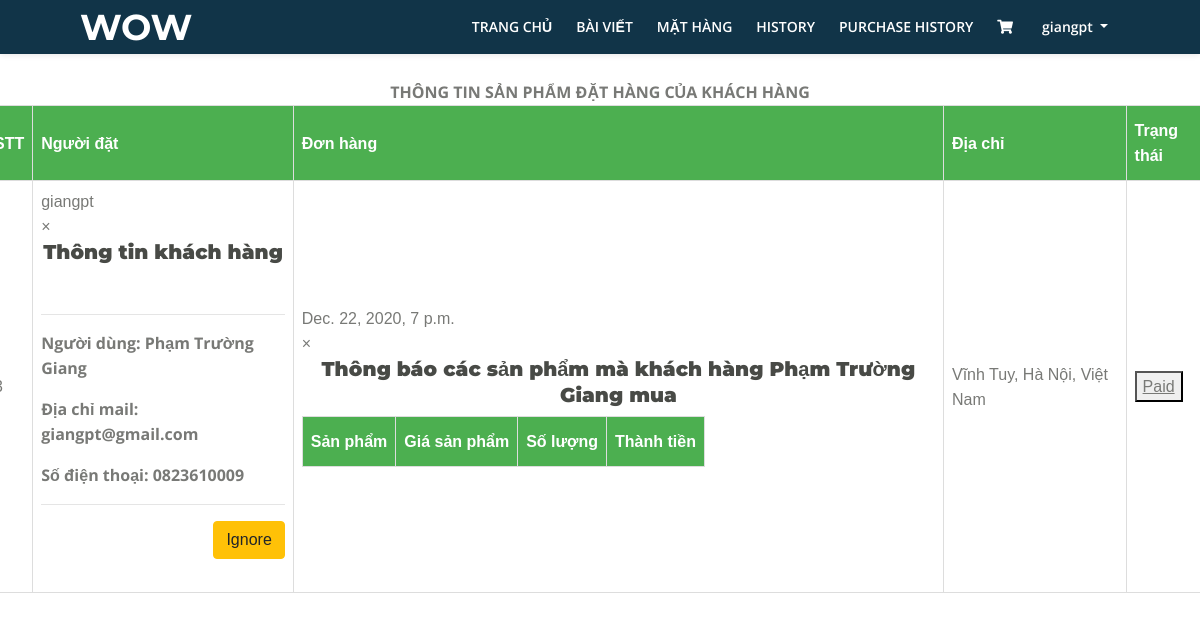
Before: /manager/ (signed in) with the older database file.
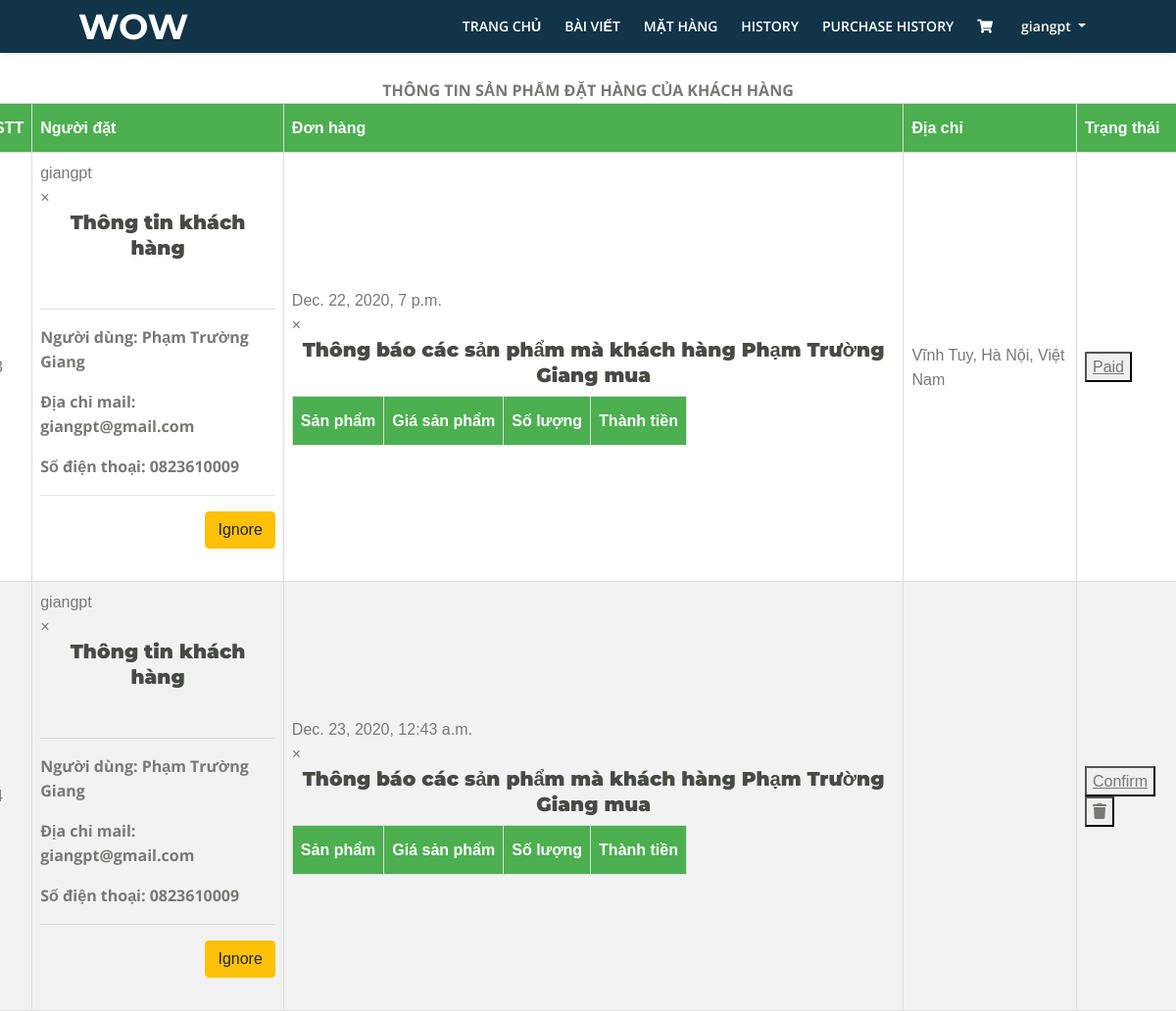
After: the same page with the newer database file.
### Page/models.py (models this page shows, shortened)
class Order(models.Model):
    id_cart = models.ForeignKey(Cart, on_delete=models.CASCADE, null=True, blank=True)
    id_user = models.ForeignKey(User, on_delete=models.CASCADE, null=True, blank=True)
    status_choice = (
        ('pending', 'pending'),
        ('confirm', 'confirm'),
        ('paid', 'paid'),
        ('shipping', 'shipping'),
        ('completed', 'completed'),
    )
    status = models.CharField(max_length=10, choices=status_choice, null=True, blank=True)
    address = models.TextField(max_length=1000, null=True, blank=True)

class Customer(models.Model):
    user = models.OneToOneField(User, on_delete=models.CASCADE, null=True, blank=True)
    type_choice = (
        ('AD', 'Admin'),
        ('MN', 'Manager'),
        ('US', 'User'),
    )
    type = models.CharField(max_length=10, choices=type_choice, default='US')
    name = models.TextField(max_length=100, default='')
    phone = models.IntegerField(null=True, blank=True)

class Cart(models.Model):
    id_user = models.ForeignKey(User, on_delete=models.CASCADE, null=True, blank=True)
    total_price = models.IntegerField(null=True, blank=True)
    CreateAt = models.DateTimeField(auto_now=True)
    is_new = models.BooleanField(default=True)
    is_pending = models.BooleanField(default=True)

### Page/views.py (the view)
# urls.py: url(r'^manager/$', ManagerView.as_view(), name='page_Manager'),
class ManagerView(TemplateView, LoginRequiredMixin):
    login_url = '/'
    template_name = '../Templates/Manager_View.html'
    def get(self, request):
        if request.user.is_authenticated():
            order = Order.objects.all()
            content = {
                'order': order,
            }
            return render(request, self.template_name, content)
        else:
            return HttpResponseRedirect(reverse('Page:page_login'))

### Templates/Manager_View.html (shortened to what this page needs)
<!DOCTYPE html>
<html lang="en">
<head>
    {% load static %}
    <link href="{% static 'css/bootstrap.css' %}" rel="stylesheet">
    <link href="{% static 'css/fontawesome-all.css' %}" rel="stylesheet">
    <link href="{% static 'css/swiper.css' %}" rel="stylesheet">
	<link href="{% static 'css/magnific-popup.css' %}" rel="stylesheet">
	<link href="{% static 'css/styles_base_UI_home.css' %}" rel="stylesheet">
</head>
<body>
    {% include 'NavigationBar/nav_User_or_Manager.html' %}
    <div class="row management-board">
        <div class="panel panel-info">
            <div class="panel-heading" align="center"><b>THÔNG TIN SẢN PHẨM ĐẶT HÀNG CỦA KHÁCH HÀNG</b></div>
            <table class="w3-table-all" id="cart-table">
                <thead>
                    <tr>
                        <th class="w3-center">STT</th>
                        <th class="w3-center">Người đặt</th>
                        <th class="w3-center">Đơn hàng</th>
                        <th class="w3-center">Địa chỉ</th>
                        <th class="w3-center">Trạng thái</th>
                    </tr>
                </thead>
                <tbody>
                    {% for item in order %}
                    {% if item.status != 'completed' %}
                    <tr>
                        <td class="w3-center">{{forloop.counter}}</td>
                        <td>{{item.id_user}}&nbsp
                            <div id="{{item.id}}" class="w3-modal">
                                <div class="w3-modal-content">
                                    {% include 'Form/form_userInfo.html'%}
                                </div>
                            </div>
                        </td>
                        <td class="w3-center">
                            {{item.id_cart.CreateAt}}
                            <div id="id{{item.id}}" class="w3-modal">
                                <div class="w3-modal-content">
                                    {% include 'Form/form_productInfo.html'%}
                                </div>
                            </div>
                        </td>
                        <td class="w3-center">
                            {{item.address}}
                        </td>
                        {% if item.status == 'pending' %}
                        <td class="w3-center">
                            <button>
                                <a href="{% url 'Page:page_confirm' item.id %}">Confirm</a>
                            </button>
                            <button>
                                <a href="{% url 'Page:page_deleteOrder' item.id %}" class="fa fa-trash" data-toggle="tooltip" title="Xóa Đơn Hàng"></a>
                            </button>
                        </td>
                        {% elif item.status == 'confirm' %}
                        <td class="w3-center">
                            <button>
                                <a href="{% url 'Page:page_isShipping' item.id %}">Shipping</a>
                            </button>
                        </td>
                        {% elif item.status == 'shipping' %}
                        <td class="w3-center">
                            <button>
                                <a href="{% url 'Page:page_isPaid' item.id %}">Paid</a>
                            </button>
                        </td>
                        {% elif item.status == 'paid' %}
                        <td class="w3-center">
                            <button>
                                <a href="{% url 'Page:page_isCompleted' item.id %}">Completed</a>
                            </button>
                        </td>
                        {% endif %}
                    </tr>
                    {% endif %}
                    {% endfor %}
                </tbody>
            </table>
        </div>
    </div>
</body>
</html>

### Templates/Form/form_userInfo.html (shortened to what this page needs)
<!DOCTYPE html>
<html lang="en">
<head>
</head>
<body>
    <header class="w3-container w3-light-blue">
        <span onclick="document.getElementById('{{item.id}}').style.display='none'" class="w3-button w3-display-topright">&times;</span>
        <h4 align="center" style="color: #000099"><strong>Thông tin khách hàng</strong></h4>
    </header>
    <div class="w3-container">
    <br>
    <div align="">
        <hr>
            <form action="" method="post" action="" enctype="multipart/form-data">
                <div>
                    <div>
                        <p><b>Người dùng: {{item.id_user.customer.name}}</b></p>
                        <p><b>Địa chỉ mail: {{item.id_user.email}}</b></p>
                        <p><b>Số điện thoại: 0{{item.id_user.customer.phone}}</b></p>
                    </div>
                </div>
            </form>
        <hr>
    </div>
    <div align="right">
        <span onclick="document.getElementById('{{item.id}}').style.display='none'">
            <button type="button" class="btn btn-warning  btn-xs">Ignore</button>
        </span>
    </div>
    <br>
    </div>
</body>
</html>

### Templates/Form/form_productInfo.html (shortened to what this page needs)
<!DOCTYPE html>
<html lang="en">
<head>
</head>
<body>
    <header class="w3-container w3-light-blue">
        <span onclick="document.getElementById('id{{item.id}}').style.display='none'"
          class="w3-button w3-display-topright">&times;</span>
        <h4 align="center" style="color: #000099"><strong>Thông báo các sản phẩm mà khách hàng {{item.id_user.customer.name}} mua</strong></h4>
    </header>
    <table>
        <thead>
            <tr>
                <th>Sản phẩm</th>
                <th class="w3-center">Giá sản phẩm</th>
                <th class="w3-center">Số lượng</th>
                <th class="w3-center">Thành tiền</th>
            </tr>
        </thead>
    </table>
</body>
</html>

Changed rows visible on the page:
added Order: id_user "giangpt", id_user.customer.name "Phạm Trường Giang", id_user.email "giangpt@gmail.com", id_user.customer.phone "823610009", id_cart.CreateAt "Dec. 23, 2020, 12:43 a.m.", status "Confirm"
